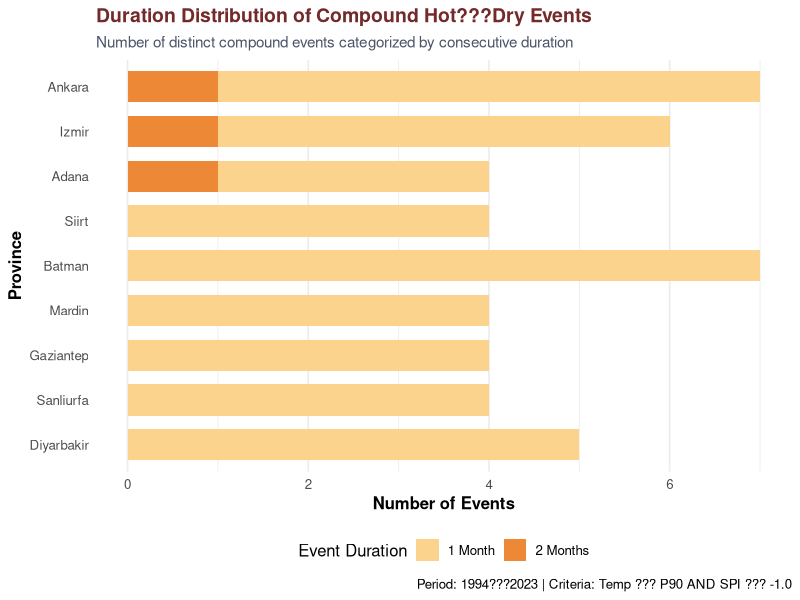
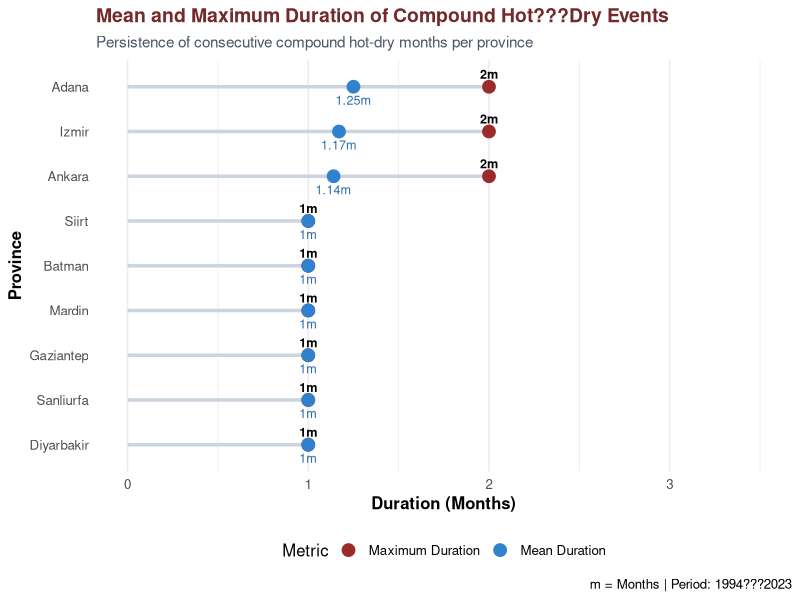
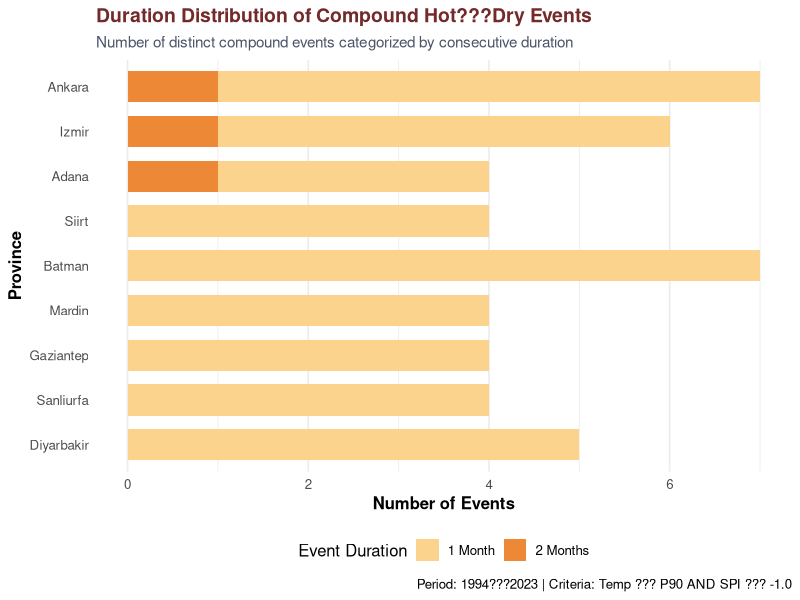
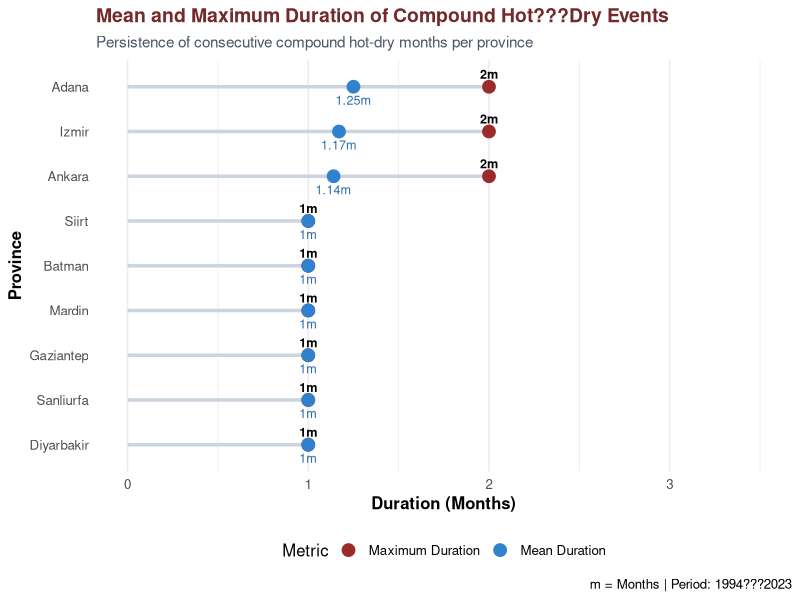

The R source for these figures, in order:
# ==============================================================================
# DURATION OF COMPOUND HOT???DRY EVENTS (1994???2023)
# Methodology: Consecutive Months with Temp >= P90 AND SPI <= -1.0
# ==============================================================================

# 1. Load required packages
if (!require("tidyverse")) install.packages("tidyverse")
if (!require("lubridate")) install.packages("lubridate")

library(tidyverse)
library(lubridate)

# ------------------------------------------------------------------------------
# 2. SAMPLE DATA GENERATION (Skip if using your actual dataframe)
# ------------------------------------------------------------------------------
set.seed(42)

provinces <- c("Diyarbakir", "Sanliurfa", "Gaziantep", "Mardin", 
               "Batman", "Siirt", "Adana", "Izmir", "Ankara")

dates <- seq.Date(from = as.Date("1994-01-01"), to = as.Date("2023-12-01"), by = "month")

df <- expand.grid(Province = provinces, Date = dates) %>%
  mutate(
    Year = year(Date),
    Month = month(Date),
    Base_Temp = ifelse(Province %in% c("Izmir", "Ankara"), 14, 18),
    Temp_Trend = (Year - 1994) * 0.04,
    Temp = round(Base_Temp + 15 * sin((Month - 4) * pi / 6) + Temp_Trend + rnorm(n(), mean = 0, sd = 2), 2),
    SPI = round(rnorm(n(), mean = 0, sd = 1), 2)
  ) %>%
  select(-Base_Temp, -Temp_Trend)

# ------------------------------------------------------------------------------
# 3. P90 THRESHOLD & COMPOUND EVENT IDENTIFICATION
# ------------------------------------------------------------------------------

p90_thresholds <- df %>%
  group_by(Province, Month) %>%
  summarise(P90_Temp = quantile(Temp, probs = 0.90, na.rm = TRUE), .groups = "drop")

analysis_results <- df %>%
  inner_join(p90_thresholds, by = c("Province", "Month")) %>%
  arrange(Province, Date) %>%
  mutate(
    Is_Hot = Temp >= P90_Temp,
    Is_Dry = SPI <= -1.0,
    Compound_Hot_Dry = Is_Hot & Is_Dry
  )

# ------------------------------------------------------------------------------
# 4. CALCULATE EVENT DURATIONS (CONSECUTIVE MONTHS)
# ------------------------------------------------------------------------------

# Function to calculate run lengths of TRUE values for each province
calculate_durations <- function(data) {
  data %>%
    group_by(Province) %>%
    group_modify(~ {
      r <- rle(.x$Compound_Hot_Dry)
      tibble(
        Event_ID = seq_along(r$lengths[r$values]),
        Duration_Months = r$lengths[r$values]
      )
    }) %>%
    ungroup()
}

event_durations <- calculate_durations(analysis_results)

# Duration Summary Statistics by Province
duration_summary <- event_durations %>%
  group_by(Province) %>%
  summarise(
    Total_Events = n(),
    Mean_Duration = round(mean(Duration_Months), 2),
    Max_Duration = max(Duration_Months),
    Single_Month_Events = sum(Duration_Months == 1),
    Multi_Month_Events = sum(Duration_Months > 1),
    .groups = "drop"
  )

print("=== COMPOUND EVENT DURATION SUMMARY ===")
print(duration_summary)

# ------------------------------------------------------------------------------
# 5. GRAPH 1: DURATION DISTRIBUTION BY PROVINCE (STACKED / GROUPED BAR)
# ------------------------------------------------------------------------------

# Categorize duration lengths (1 Month, 2 Months, 3+ Months)
event_durations_cat <- event_durations %>%
  mutate(
    Duration_Class = case_when(
      Duration_Months == 1 ~ "1 Month",
      Duration_Months == 2 ~ "2 Months",
      Duration_Months >= 3 ~ "3+ Months"
    ),
    Duration_Class = factor(Duration_Class, levels = c("1 Month", "2 Months", "3+ Months"))
  )

p1 <- ggplot(event_durations_cat, aes(x = Province, fill = Duration_Class)) +
  geom_bar(position = "stack", width = 0.7) +
  scale_fill_manual(
    values = c("1 Month" = "#fbd38d", "2 Months" = "#ed8936", "3+ Months" = "#9b2c2c"),
    name = "Event Duration"
  ) +
  coord_flip() +
  theme_minimal(base_size = 12) +
  labs(
    title = "Duration Distribution of Compound Hot???Dry Events",
    subtitle = "Number of distinct compound events categorized by consecutive duration",
    x = "Province",
    y = "Number of Events",
    caption = "Period: 1994???2023 | Criteria: Temp ??? P90 AND SPI ??? -1.0"
  ) +
  theme(
    plot.title = element_text(face = "bold", size = 14, color = "#742a2a"),
    plot.subtitle = element_text(size = 11, color = "#4a5568"),
    axis.title = element_text(face = "bold"),
    legend.position = "bottom",
    panel.grid.major.y = element_blank()
  )

print(p1)
ggsave("Compound_Event_Duration_Distribution.png", plot = p1, width = 10, height = 6, dpi = 300)

# ------------------------------------------------------------------------------
# 6. GRAPH 2: AVERAGE AND MAXIMUM EVENT DURATION BY PROVINCE
# ------------------------------------------------------------------------------

# Reshape duration summary for plotting mean vs max
duration_long <- duration_summary %>%
  pivot_longer(cols = c(Mean_Duration, Max_Duration), 
               names_to = "Metric", 
               values_to = "Months") %>%
  mutate(
    Metric = ifelse(Metric == "Mean_Duration", "Mean Duration", "Maximum Duration")
  )

p2 <- ggplot(duration_summary, aes(x = reorder(Province, Mean_Duration))) +
  geom_segment(aes(xend = Province, y = 0, yend = Max_Duration), color = "#cbd5e0", size = 1.2) +
  geom_point(aes(y = Max_Duration, color = "Maximum Duration"), size = 4) +
  geom_point(aes(y = Mean_Duration, color = "Mean Duration"), size = 4) +
  geom_text(aes(y = Max_Duration, label = paste0(Max_Duration, "m")), vjust = -0.8, size = 3.2, fontface = "bold") +
  geom_text(aes(y = Mean_Duration, label = paste0(Mean_Duration, "m")), vjust = 1.8, size = 3.2, color = "#2b6cb0") +
  scale_color_manual(
    values = c("Mean Duration" = "#3182ce", "Maximum Duration" = "#9b2c2c"),
    name = "Metric"
  ) +
  coord_flip() +
  scale_y_continuous(limits = c(0, max(duration_summary$Max_Duration) + 1.5), breaks = scales::pretty_breaks()) +
  theme_minimal(base_size = 12) +
  labs(
    title = "Mean and Maximum Duration of Compound Hot???Dry Events",
    subtitle = "Persistence of consecutive compound hot-dry months per province",
    x = "Province",
    y = "Duration (Months)",
    caption = "m = Months | Period: 1994???2023"
  ) +
  theme(
    plot.title = element_text(face = "bold", size = 14, color = "#742a2a"),
    plot.subtitle = element_text(size = 11, color = "#4a5568"),
    axis.title = element_text(face = "bold"),
    legend.position = "bottom",
    panel.grid.major.y = element_blank()
  )

print(p2)
ggsave("Mean_Max_Compound_Event_Duration.png", plot = p2, width = 10, height = 6, dpi = 300)
